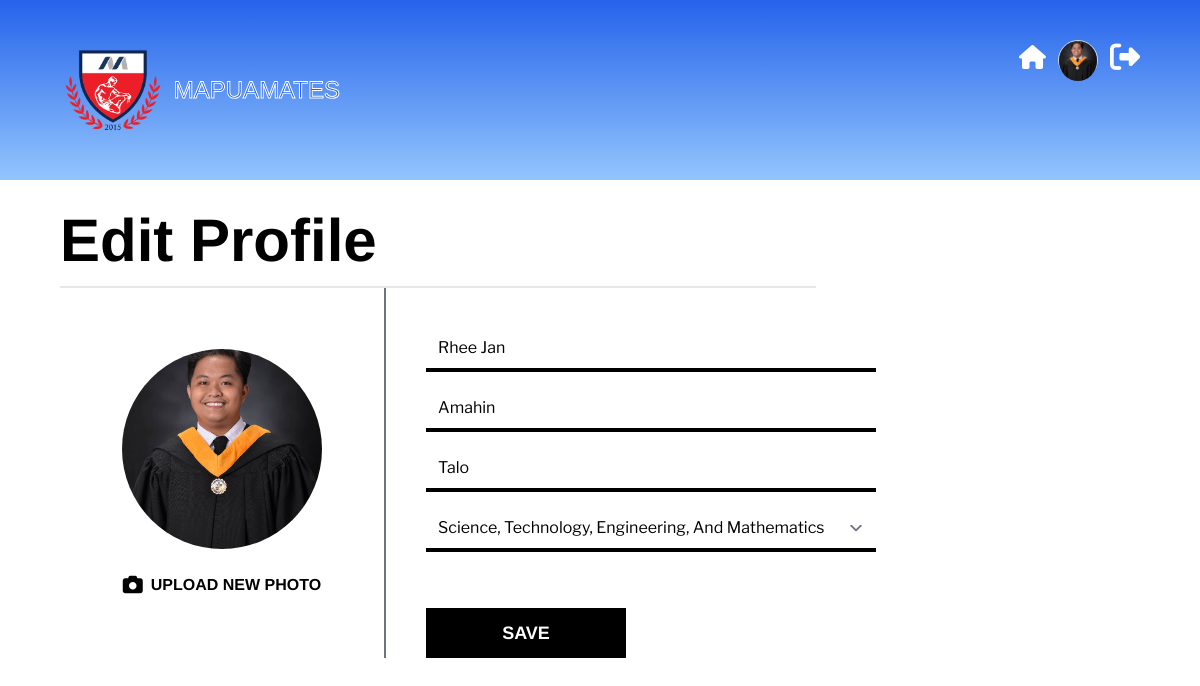
/accounts/edit_profile/ (signed in), run on the app's committed database.
### accounts/models.py (models this page shows)
class User(AbstractUser):
    class Strands(models.TextChoices):
            STEM = "STEM", _("Science, Technology, Engineering, And Mathematics")
            ABM = "ABM", _("Accountancy, Business, and Management")
            HUMSS = "HUMSS",_("Humanities and Social Sciences")
            TVL = "TVL", _("Technical-Vocational Livelihood")
            ADT = "ADT",_("Arts and Design")
            ICT = "ICT", _("Information and Communications Technology")
    email = models.EmailField(unique=True)
    fname = models.CharField(max_length=255, null=True, blank=True )
    mname = models.CharField(max_length=255, null=True, blank=True )
    lname = models.CharField(max_length=255, null=True, blank=True )
    pfp = models.ImageField(upload_to = 'images', null=True, blank=True)
    strand = models.CharField(max_length=100, choices=Strands.choices, null=True, blank=True)
    objects = UserManager()

### accounts/views.py (the view, shortened to what this page needs)
def EditProfile(request):
    userProfile = User.objects.get(id = request.user.id)
    form = UserProfileForm(request.FILES, request.POST)
    return render(request, 'accounts/edit_profile.html', {"userProfile":userProfile, "form":form})

### accounts/forms.py
class UserProfileForm(forms.ModelForm):
    class Meta:
        model = User
        fields = (
            "strand",
        )

### templates/accounts/edit_profile.html (shortened to what this page needs)
{% extends "base.html" %}
{% block content %}
{% load static %}
{% include "partials/navbar.html" %}
<div class="w-[90%] m-auto h-screen mt-4">
    <p class="ArimoBold text-[60px] text-black">Edit Profile</p>
    <hr class="border-[1px] w-[70%]">
    <form method="POST" enctype="multipart/form-data">{% csrf_token %}
        <div class="flex flex-row">
            <div class="w-[30%] m-auto ">
                <div class="flex-col flex justify-center">
                    {% if userProfile.pfp %}
                    <img src="{% static userProfile.pfp.url %}" class="profile-picture-edit m-auto" id="img_container">
                    {% else %}
                    <img src="{% static 'images/default.png' %}" class="profile-picture-edit m-auto" id="img_container">
                    {% endif %}
                    <label for="img_file" class="ArimoBold text-center cursor-pointer mt-6"><i class="fa-solid fa-camera fa-lg mr-2"></i>UPLOAD NEW PHOTO</label>
                </div>
            </div>
            <div class="w-[70%]   border-l-2 border-gray-500 h-full">
                <div class="ml-10">
                    <div class="py-10 LibreFranklinRegular">
                        <p> <input class="edit-profile" name="fname" type="text"  placeholder="First Name" value="{{userProfile.fname|default_if_none:''}}"  required></p>
                        <p> <input  class="edit-profile mt-4" name="mname" type="text"  placeholder="Middle Name" value="{{userProfile.mname|default_if_none:''}}"  required></p>
                        <p> <input  class="edit-profile mt-4" name="lname" type="text"  placeholder="Last Name" value="{{userProfile.lname|default_if_none:''}}"  required></p>
                        <P> <select class="edit-profile mt-4" name="strand" required>
                            {% for code, name in form.strand.field.choices %}
                            <option value="{{ code }}"
                                    {% if code == userProfile.strand %} selected {% endif %}>
                                {{ name }}
                            </option>
                            {% endfor %}
                        </select></P>
                    </div>
                </div>
                <div class="mt-4 ml-10">
                    <button type="submit" class="w-[200px] h-[50px] bg-black text-white ArimoBold text-[18px] ">SAVE</button>
                </div>
            </div>
        </div>
    </form>
</div>
{% endblock %}

### templates/partials/navbar.html (shortened to what this page needs)
{% block content %}
{% load static %}
<div class="from-blue-600 to-blue-300 bg-gradient-to-b py-[40px]">
    <div class="w-[90%] m-auto">
        <div class="flex flex-row ">
            <div class="text-gray-300 flex flex-row justify-center align-middle items-center">
                <img src="{% static 'images/logo.webp' %}" class="h-[100px]">
                <span class="ArimoReg  text-[24px] title-small ml-2">MAPUAMATES</span>
            </div>
            <div class="ml-auto flex flex-row ArimoReg  text-[24px]">
                <div class="mr-3">
                    <a href="{% url 'home' %}"><i class="fa-solid fa-house text-white" ></i></a>
                </div>
                <div class="border-[1px] rounded-[50px] border-[#D1D5DB] text-center h-[40px] w-[40px]">
                    {% if user.is_authenticated %}
                    <a href="{% url 'edit-profile' %}">
                        {% if request.user.pfp %}
                        <img src="{% static request.user.pfp.url %}" class="profile-picture">
                        {% else %}
                        <img src="{% static 'images/default.png' %}" class="profile-picture">
                        {% endif %}
                    </a>
                    {% endif %}
                </div>
                {% if user.is_authenticated %}
                <div class="ml-3 ">
                    <button><i class="fa-solid fa-right-from-bracket text-white fa-lg" onclick="OpenModal()"></i></button>
                </div>
                {% endif %}
            </div>
        </div>
    </div>
</div>
{% endblock %}

### data on the page
User: pfp (picture), fname "Rhee Jan", mname "Amahin", lname "Talo", strand "Science, Technology, Engineering, And Mathematics"
